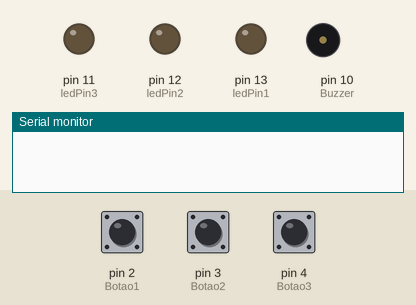
Bench run of a sketch on a simulated Arduino Uno, built with avr-gcc and run on an emulated ATmega328P. On the bench: output pins drawn as LEDs (lit = HIGH), buzzer (waves = sounding, pin HIGH), the last lines printed to the serial monitor. Dashed ring = blinking. Inputs (shaded band) come from the test bench; at power-on: pin 2 (Botao1) LOW, pin 3 (Botao2) LOW, pin 4 (Botao3) LOW.

Above: at 1.2 s.
1.3 s: pin 2 (Botao1) pulled HIGH for 0.15 s
2.9 s: pin 2 (Botao1) pulsed HIGH 5 times (0.12 s each, 0.3 s apart)
At 4.0 s:
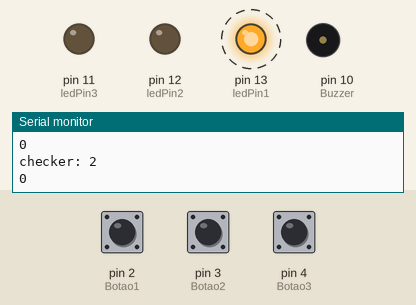
Timing chart, 0 to 6.1 s (numbered marks = the images above; inputs shaded):
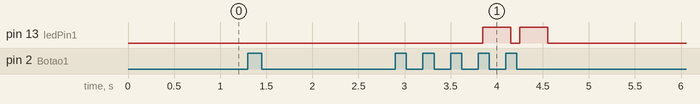

Measured:
- after the input at 2.9 s, pin 13 (ledPin1): alternates HIGH for 0.30 s and LOW for 0.10 s, 4 changes in all, then stays LOW, starting after 0.95 s

The sketch:

MultipleKeysWithBuzzerPasword.ino
```cpp
const int ledPin1 = 13;
const int ledPin2 = 12;
const int ledPin3 = 11;
const int Botao1 = 2;
const int Botao2 = 3;
const int Botao3 = 4;
const int Buzzer = 10; //O buzzer está colocado no pino 10
int EstadoBotao1 = 0;
int EstadoBotao2 = 0;
int EstadoBotao3 = 0;
float Tom = 0; //Variavel para armazenar a nota musical

int pressed=0;
int lastTime=0;
int lock=0;
int debounceDelay=50;
int lastDebounceTime=0;
int checker=0;
int lastp=-1;

int *buttonState=(int*)calloc(3,sizeof(int));
int *lastButtonState=(int*)calloc(3,sizeof(int));
int *lastkey=(int*)calloc(2,sizeof(int));
int *reading=(int*)calloc(3,sizeof(int));
int *key=(int*)calloc(2,sizeof(int));


void setup() {
    pinMode(Buzzer, OUTPUT);
    pinMode(ledPin1, OUTPUT);
    pinMode(Botao1, INPUT);
    pinMode(ledPin2, OUTPUT);
    pinMode(Botao2, INPUT);
    pinMode(ledPin3, OUTPUT);
    pinMode(Botao3, INPUT);
    Serial.begin(9600);
}

int* debounce(){
    key[0]=lastkey[0]; //button pressed, from 0 to 2
    key[1]=lastkey[1]; //able to check next button on pw

    reading[0]=digitalRead(Botao1);
    reading[1]=digitalRead(Botao2);
    reading[2]=digitalRead(Botao3);

    if (reading[0] != lastButtonState[0]) {
      lastDebounceTime = millis();
        key[0]=0;
    }
    else if (reading[1] != lastButtonState[1]) {
    lastDebounceTime = millis();
        key[0]=1;
    }
    else if (reading[2] != lastButtonState[2]) {
        lastDebounceTime = millis();
        key[0]=2;
    }
    if ((millis() - lastDebounceTime) > debounceDelay && key[0]>=0) {
      if (reading[key[0]] != buttonState[key[0]]) {
            //Serial.print("hola");
            buttonState[key[0]] = reading[key[0]];
            //Serial.print("hola2");
            if(buttonState[key[0]]==HIGH){
              pressed++;
              key[1]=1;
            }
        }
    }
  lastButtonState[0] = reading[0];
  lastButtonState[1] = reading[1];
  lastButtonState[2] = reading[2];

  lastkey[0]=key[0];
  lastkey[1]=key[1];
  return key;
}

int password(int value){ //botoes sequencia (1,3,2,2,1)

    if(pressed==1 && value==0){
      checker++;
    }
    else if(pressed==2 && value==2){
      checker++;
    }
    else if(pressed==3 && value==1){
      checker++;
    }
    else if(pressed==4 && value==1){
      checker++;
    }
    else if(pressed==5 && value==0){
      checker++;
    }
  Serial.print("checker: ");
  Serial.println(checker);


    if(pressed==5 && checker!=5){
        checker=0;
        pressed=0;
      return 0;
    }
    if(pressed==5 && checker==5){
        checker=0;
        pressed=0;
      return 1;
    }
    else return -1;
}

void loop(){
    int *k=debounce();
    int p=lastp;

    if(k[1]==1 && Tom==0 && lock==0){
      Serial.println(k[0]);
      p=password(k[0]);
      Serial.println(p);
      lastkey[1]=0;
    }

    if (p==1){ //pass correto


        if(lock==6){
          lastTime=millis();
          lock=0;
          Tom=0;
          p=-1;
        }
        if(lock%2==1 && millis()-lastTime<50){
          digitalWrite(Buzzer, HIGH); // Liga buzzer
            delayMicroseconds(Tom); // Espera o tempo proporcional ao
          digitalWrite(Buzzer, LOW); // Desliga buzzer
            delayMicroseconds(Tom); // Espera o tempo proporcional ao
            //comprimento de onda da nota musical em milisegundos
        }
        else if(lock%2==0 && millis()-lastTime>=100) { //enquanto Tom for maior que zero faça o que esta
        //descrit o baixo:
            Tom+=100;
            lock++;
            lastTime=millis();
            digitalWrite(ledPin1, HIGH);
          digitalWrite(ledPin2, HIGH);
          digitalWrite(ledPin3, HIGH);
        }
        else if(lock%2==1 && millis()-lastTime>=50){
            lock++;
            lastTime=millis();
            digitalWrite(ledPin1, LOW);
            digitalWrite(ledPin2, LOW);
            digitalWrite(ledPin3, LOW);
        }
    }

    else if (p==0){//pass errado
        if(lock%2==0 && millis()-lastTime>100){
          lastTime=millis();
          lock++;
          digitalWrite(ledPin1,HIGH);
        }
        else if(lock%2==1 && millis()-lastTime>300){
          lastTime=millis();
          digitalWrite(ledPin1,LOW);
          lock++;
        }
        if(lock==4){
          lock=0;
          p=-1;
        }
    }
    lastp=p;
}
```
